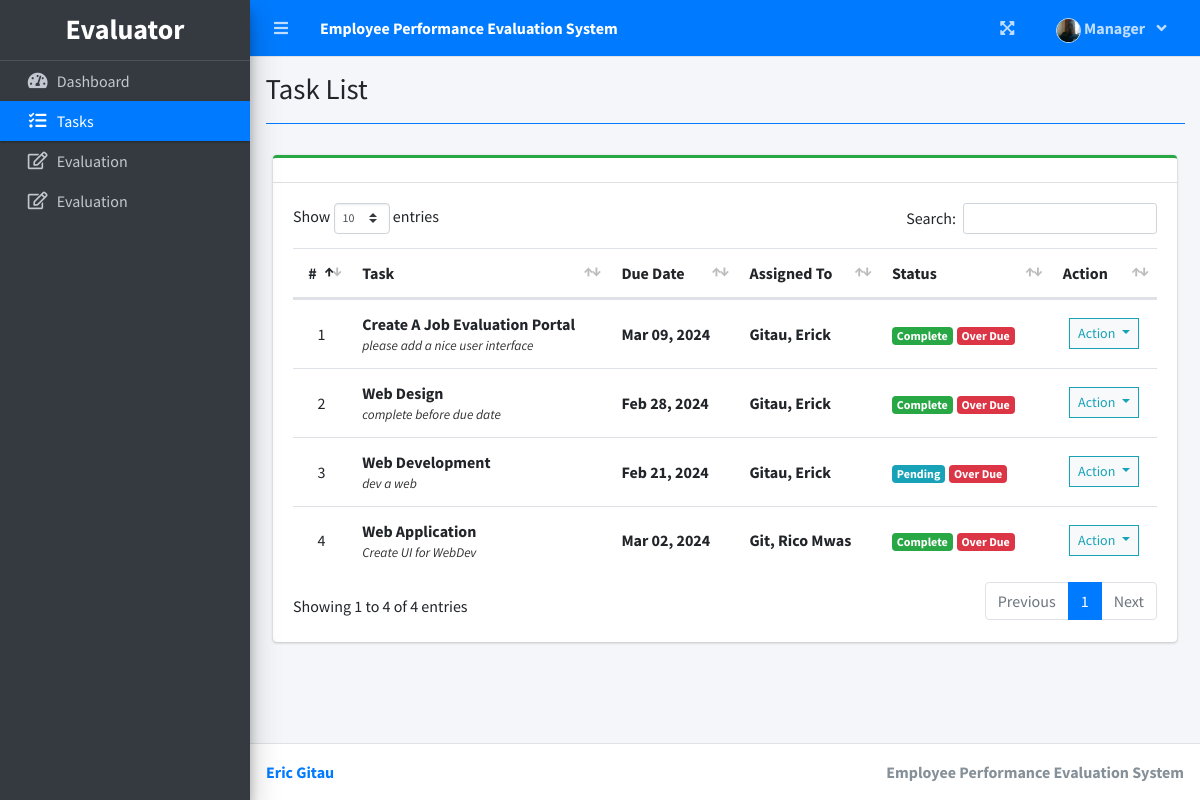
Screenshot of /index.php?page=task_list (signed in) with the database file from the repository.
### tables this page shows
CREATE TABLE `task_list` (
  `id` int(30) NOT NULL,
  `task` varchar(200) NOT NULL,
  `description` text NOT NULL,
  `employee_id` int(30) NOT NULL,
  `due_date` date NOT NULL,
  `completed` date NOT NULL,
  `status` int(1) NOT NULL COMMENT '0=pending, 1=on-progress,3=Completed',
  `date_created` datetime NOT NULL DEFAULT current_timestamp()
);

### task_list.php (the view, shortened to what this page needs)
<?php include'db_connect.php' ?>
<div class="col-lg-12">
	<div class="card card-outline card-success">
		<div class="card-header">
		</div>
		<div class="card-body">
			<table class="table tabe-hover table-condensed" id="list">
				<thead>
					<tr>
						<th class="text-center">#</th>
						<th width="30%">Task</th>
						<th>Due Date</th>
						<?php if($_SESSION['login_type'] != 0): ?>
						<th>Assigned To</th>
						<?php endif; ?>
						<th>Status</th>
						<th>Action</th>
					</tr>
				</thead>
				<tbody>
					<?php
					$i = 1;
					$where = "";
					if($_SESSION['login_type'] == 0)
						$where = " where t.employee_id = '{$_SESSION['login_id']}' ";
					elseif($_SESSION['login_type'] == 1)
						$where = " where e.evaluator_id = {$_SESSION['login_id']} ";
					$qry = $conn->query("SELECT t.*,concat(e.lastname,', ',e.firstname,' ',e.middlename) as name FROM task_list t inner join employee_list e on e.id = t.employee_id $where order by unix_timestamp(t.date_created) asc");
					while($row= $qry->fetch_assoc()):
						$trans = get_html_translation_table(HTML_ENTITIES,ENT_QUOTES);
						unset($trans["\""], $trans["<"], $trans[">"], $trans["<h2"]);
						$desc = strtr(html_entity_decode($row['description']),$trans);
						$desc=str_replace(array("<li>","</li>"), array("",", "), $desc);
					?>
					<tr>
						<td class="text-center"><?php echo $i++ ?></td>
						<td>
							<p><b><?php echo ucwords($row['task']) ?></b></p>
							<p class="truncate"><?php echo strip_tags($desc) ?></p>
						</td>
						<td><b><?php echo date("M d, Y",strtotime($row['due_date'])) ?></b></td>
						<?php if($_SESSION['login_type'] != 0): ?>
						<td><p><b><?php echo ucwords($row['name']) ?></b></p></td>
						<?php endif; ?>
						<td>
                        	<?php
                        	if($row['status'] == 0){
						  		echo "<span class='badge badge-info'>Pending</span>";
                        	}elseif($row['status'] == 1){
						  		echo "<span class='badge badge-primary'>On-Progress</span>";
                        	}elseif($row['status'] == 2){
						  		echo "<span class='badge badge-success'>Complete</span>";
                        	}
                        	if(strtotime($row['due_date']) < strtotime(date('Y-m-d'))){
						  		echo "<span class='badge badge-danger mx-1'>Over Due</span>";
                        	}
                        	?>
                        </td>
						<td class="text-center">
							<button type="button" class="btn btn-default btn-sm btn-flat border-info wave-effect text-info dropdown-toggle" data-toggle="dropdown" aria-expanded="true">
		                      Action
		                    </button>
						</td>
					</tr>
				<?php endwhile; ?>
				</tbody>
			</table>
		</div>
	</div>
</div>

### index.php (shortened to what this page needs)
<!DOCTYPE html>
<html lang="en">
<?php
	include 'header.php'
?>
<body class="hold-transition sidebar-mini layout-fixed layout-navbar-fixed layout-footer-fixed">
<div class="wrapper">
  <?php include 'topbar.php' ?>
  <?php include 'sidebar.php' ?>
  <div class="content-wrapper">
    <div class="content-header">
      <div class="container-fluid">
        <div class="row mb-2">
          <div class="col-sm-6">
            <h1 class="m-0"><?php echo $title ?></h1>
          </div>
        </div>
            <hr class="border-primary">
      </div>
    </div>
    <section class="content">
      <div class="container-fluid">
         <?php
            $page = isset($_GET['page']) ? $_GET['page'] : 'home';
            if(!file_exists($page.".php")){
                include '404.html';
            }else{
            include $page.'.php';
            }
          ?>
      </div>
    </section>
  </div>
  <footer class="main-footer">
    <strong> <a href="www.github/ericgitau421/">Eric Gitau</a></strong>
    <div class="float-right d-none d-sm-inline-block">
      <b><?php echo $_SESSION['system']['name'] ?></b>
    </div>
  </footer>
</div>
</body>
</html>

### header.php (shortened to what this page needs)
<head>
  <?php
  $title = isset($_GET['page']) ? ucwords(str_replace("_", ' ', $_GET['page'])) : "Home";
  ?>
  <link rel="stylesheet" href="assets/plugins/fontawesome-free/css/all.min.css">
  <link rel="stylesheet" href="assets/plugins/overlayScrollbars/css/OverlayScrollbars.min.css">
  <link rel="stylesheet" href="assets/plugins/datatables-bs4/css/dataTables.bootstrap4.min.css">
  <link rel="stylesheet" href="assets/plugins/datatables-responsive/css/responsive.bootstrap4.min.css">
  <link rel="stylesheet" href="assets/plugins/datatables-buttons/css/buttons.bootstrap4.min.css">
  <link rel="stylesheet" href="assets/plugins/select2/css/select2.min.css">
  <link rel="stylesheet" href="assets/plugins/select2-bootstrap4-theme/select2-bootstrap4.min.css">
  <link rel="stylesheet" href="assets/plugins/sweetalert2-theme-bootstrap-4/bootstrap-4.min.css">
  <link rel="stylesheet" href="assets/plugins/toastr/toastr.min.css">
  <link rel="stylesheet" href="assets/plugins/dropzone/min/dropzone.min.css">
  <link rel="stylesheet" href="assets/dist/css/jquery.datetimepicker.min.css">
  <link rel="stylesheet" href="assets/plugins/icheck-bootstrap/icheck-bootstrap.min.css">
  <link rel="stylesheet" href="assets/plugins/bootstrap4-toggle/css/bootstrap4-toggle.min.css">
  <link rel="stylesheet" href="assets/dist/css/adminlte.min.css">
  <link rel="stylesheet" href="assets/dist/css/styles.css">
  <link rel="stylesheet" href="assets/plugins/summernote/summernote-bs4.min.css">
</head>

### topbar.php (shortened to what this page needs)
<nav class="main-header navbar navbar-expand navbar-primary navbar-dark ">
  <ul class="navbar-nav">
    <?php if(isset($_SESSION['login_id'])): ?>
    <li class="nav-item">
      <a class="nav-link" data-widget="pushmenu" href="" role="button"><i class="fas fa-bars"></i></a>
    </li>
  <?php endif; ?>
    <li>
      <a class="nav-link text-white"  href="./" role="button"> <large><b><?php echo $_SESSION['system']['name'] ?></b></large></a>
    </li>
  </ul>
  <ul class="navbar-nav ml-auto">
    <li class="nav-item">
      <a class="nav-link" data-widget="fullscreen" href="#" role="button">
        <i class="fas fa-expand-arrows-alt"></i>
      </a>
    </li>
   <li class="nav-item dropdown">
          <a class="nav-link"  data-toggle="dropdown" aria-expanded="true" href="javascript:void(0)">
            <span>
              <div class="d-felx badge-pill">
                <span class=""><img src="assets/uploads/<?php echo $_SESSION['login_avatar'] ?>" alt="" class="user-img border "></span>
                <span><b><?php echo ucwords($_SESSION['login_firstname']) ?></b></span>
                <span class="fa fa-angle-down ml-2"></span>
              </div>
            </span>
          </a>
    </li>
  </ul>
</nav>

### sidebar.php (shortened to what this page needs)
<aside class="main-sidebar sidebar-dark-primary elevation-4">
  <div class="dropdown">
 	<a href="./" class="brand-link">
      <?php if($_SESSION['login_type'] == 2): ?>
      <h3 class="text-center p-0 m-0"><b>ADMIN</b></h3>
      <?php elseif($_SESSION['login_type'] == 1): ?>
      <h3 class="text-center p-0 m-0"><b>Evaluator</b></h3>
       <?php else: ?>
      <h3 class="text-center p-0 m-0"><b>Employee</b></h3>
      <?php endif; ?>
  </a>
  </div>
  <div class="sidebar pb-4 mb-4">
    <nav class="mt-2">
      <ul class="nav nav-pills nav-sidebar flex-column nav-flat" data-widget="treeview" role="menu" data-accordion="false">
       <li class="nav-item dropdown">
          <a href="./" class="nav-link nav-home">
            <i class="nav-icon fas fa-tachometer-alt"></i>
            <p>
              Dashboard
            </p>
          </a>
        </li>
        <li class="nav-item dropdown">
          <a href="./index.php?page=task_list" class="nav-link nav-task_list">
            <i class="nav-icon fas fa-tasks"></i>
            <p>
              Tasks
            </p>
          </a>
        </li>
        <?php if($_SESSION['login_type'] != 2): ?>
        <li class="nav-item dropdown">
          <a href="./index.php?page=myevaluation" class="nav-link nav-evaluation">
            <i class="nav-icon far fa-edit"></i>
            <p>
              Evaluation
            </p>
          </a>
        </li>
        <?php endif; ?>
        <?php if($_SESSION['login_type'] != 0): ?>
        <li class="nav-item dropdown">
          <a href="./index.php?page=evaluation" class="nav-link nav-evaluation">
            <i class="nav-icon far fa-edit"></i>
            <p>
              Evaluation
            </p>
          </a>
        </li>
      <?php endif; ?>
      </ul>
    </nav>
  </div>
</aside>

### topbar.php (style rules this page uses)
.user-img { border-radius: 50%; height: 25px; width: 25px; object-fit: cover; }

### task_list.php (style rules this page uses)
table p { margin: unset !important; }
table td { vertical-align: middle !important }

### rows the page displays
task_list: task "Create A Job Evaluation Portal", description "please add a nice user interface", due_date "Mar 09, 2024", name "Gitau, Erick", status "Complete", shows "Over Due"
task_list: task "Web Design", description "complete before due date", due_date "Feb 28, 2024", name "Gitau, Erick", status "Complete", shows "Over Due"
task_list: task "Web Development", description "dev a web", due_date "Feb 21, 2024", name "Gitau, Erick", status "Pending", shows "Over Due"
task_list: task "Web Application", description "Create UI for WebDev", due_date "Mar 02, 2024", name "Git, Rico Mwas", status "Complete", shows "Over Due"

### other values shown
$_SESSION['system']['name'] "Employee Performance Evaluation System"
$_SESSION['login_firstname'] "Manager"
$title "Task List"
